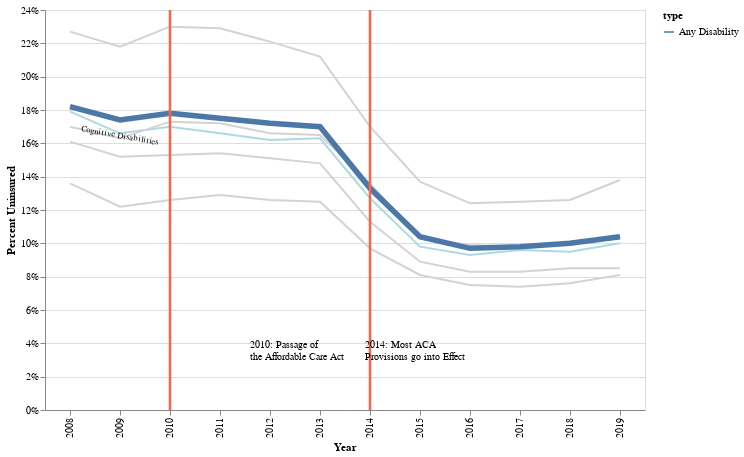

Source (notebook cell):
### Code cell
#visualization 1
highlight = alt.selection_single(on = 'mouseover', fields = ['type'], nearest = True)
color_condition = alt.condition(highlight, alt.Color('type:N'), alt.value('gray'))

nearest_val = alt.selection_single(on = 'mouseover', nearest = True, fields = ['year'], empty = 'none')
opacity_condition = alt.condition(nearest_val, alt.value(1.0), alt.value(0.0))
text_condition = alt.condition(nearest_val, alt.Text('pct_uninsured:Q'), alt.value(0.0))

aca_df = pd.DataFrame({'year': [2010]})
aca_effect_df = pd.DataFrame({'year': [2014]})

uninsured_rates = alt.Chart(disability_df).transform_filter(
    alt.datum.type == 'Any Disability'
).mark_line(
    strokeWidth = 5.5
).encode(
    x = alt.X('year:O', axis = alt.Axis(title = 'Year')), 
    y = alt.Y('pct_uninsured:Q', axis = alt.Axis(format = '%', title = 'Percent Uninsured')), 
    color = alt.Color('type:N')
)

cognitive_rate = alt.Chart(disability_df).transform_filter(
    alt.datum.type == 'Cognitive'
).mark_line().encode(
    x = alt.X('year:O'), 
    y = alt.Y('pct_uninsured:Q'), 
    color = alt.value('lightblue')
)


visual_rate = alt.Chart(disability_df).transform_filter(
    alt.datum.type == 'Visual'
).mark_line().encode(
    x = alt.X('year:O'), 
    y = alt.Y('pct_uninsured:Q'), 
    color = alt.value('lightgrey')
)

hearing_rate = alt.Chart(disability_df).transform_filter(
    alt.datum.type == 'Hearing'
).mark_line().encode(
    x = alt.X('year:O'), 
    y = alt.Y('pct_uninsured:Q'), 
    color = alt.value('lightgrey')
)

ambulatory_rate = alt.Chart(disability_df).transform_filter(
    alt.datum.type == 'Ambulatory'
).mark_line().encode(
    x = alt.X('year:O'), 
    y = alt.Y('pct_uninsured:Q'), 
    color = alt.value('lightgrey')
)

independent_living_rate = alt.Chart(disability_df).transform_filter(
    alt.datum.type == 'Independent Living'
).mark_line().encode(
    x = alt.X('year:O'), 
    y = alt.Y('pct_uninsured:Q'), 
    color = alt.value('lightgray')
)

aca_passage = alt.Chart(aca_df).mark_rule(
    color = 'tomato', 
    size = 2.5
).encode(
    x = alt.X('year:O')
)

aca_passage_text = alt.Chart(aca_df).mark_text(
    lineBreak = r'\n',
    text = r"2010: Passage of \nthe Affordable Care Act",
    align = 'left',
    fontSize = 10, 
    dy = 135, 
    dx = -95
)

aca_effect = alt.Chart(aca_effect_df).mark_rule(
    color = 'tomato', 
    size = 2.5
).encode(
    x = alt.X('year:O')
)

aca_effect_text = alt.Chart(aca_effect_df).mark_text(
    lineBreak = r'\n',
    text = r'2014: Most ACA \nProvisions go into Effect', 
    align = 'left',
    fontSize = 10, 
    dy = 135, 
    dx = 20
)


cognitive_label = alt.Chart({'values':[{'x': 2009, 'y': 0.165}]}).mark_text(
    text = 'Cognitive Disabilities', 
    angle = 10, 
    fontSize = 8.5 
).encode(
    x = 'x:O', 
    y = 'y:Q'
)

c1 = alt.layer(cognitive_rate, visual_rate, hearing_rate, 
               ambulatory_rate, independent_living_rate, uninsured_rates, 
               aca_passage, aca_effect, aca_passage_text, aca_effect_text, 
               cognitive_label
              ).properties(
                    width = 600, 
                    height = 400
)

c1

### Figure 1 — Vega-Lite specification as saved in the notebook (floating-point values rounded to 4 significant figures)
{"config": {"view": {"continuousWidth": 400, "continuousHeight": 300}}, "layer": [{"data": {"name": "data-cdaa457a6d4a29991b20a0b3fa44ae87"}, "mark": "line", "encoding": {"color": {"value": "lightblue"}, "x": {"field": "year", "type": "ordinal"}, "y": {"field": "pct_uninsured", "type": "quantitative"}}, "transform": [{"filter": "(datum.type === 'Cognitive')"}]}, {"data": {"name": "data-cdaa457a6d4a29991b20a0b3fa44ae87"}, "mark": "line", "encoding": {"color": {"value": "lightgrey"}, "x": {"field": "year", "type": "ordinal"}, "y": {"field": "pct_uninsured", "type": "quantitative"}}, "transform": [{"filter": "(datum.type === 'Visual')"}]}, {"data": {"name": "data-cdaa457a6d4a29991b20a0b3fa44ae87"}, "mark": "line", "encoding": {"color": {"value": "lightgrey"}, "x": {"field": "year", "type": "ordinal"}, "y": {"field": "pct_uninsured", "type": "quantitative"}}, "transform": [{"filter": "(datum.type === 'Hearing')"}]}, {"data": {"name": "data-cdaa457a6d4a29991b20a0b3fa44ae87"}, "mark": "line", "encoding": {"color": {"value": "lightgrey"}, "x": {"field": "year", "type": "ordinal"}, "y": {"field": "pct_uninsured", "type": "quantitative"}}, "transform": [{"filter": "(datum.type === 'Ambulatory')"}]}, {"data": {"name": "data-cdaa457a6d4a29991b20a0b3fa44ae87"}, "mark": "line", "encoding": {"color": {"value": "lightgray"}, "x": {"field": "year", "type": "ordinal"}, "y": {"field": "pct_uninsured", "type": "quantitative"}}, "transform": [{"filter": "(datum.type === 'Independent Living')"}]}, {"data": {"name": "data-cdaa457a6d4a29991b20a0b3fa44ae87"}, "mark": {"type": "line", "strokeWidth": 5.5}, "encoding": {"color": {"field": "type", "type": "nominal"}, "x": {"axis": {"title": "Year"}, "field": "year", "type": "ordinal"}, "y": {"axis": {"format": "%", "title": "Percent Uninsured"}, "field": "pct_uninsured", "type": "quantitative"}}, "transform": [{"filter": "(datum.type === 'Any Disability')"}]}, {"data": {"name": "data-962f2e8e7bcbf6a416e125be109601b9"}, "mark": {"type": "rule", "color": "tomato", "size": 2.5}, "encoding": {"x": {"field": "year", "type": "ordinal"}}}, {"data": {"name": "data-fbfe2440cea3351fbb8c5c6349791f37"}, "mark": {"type": "rule", "color": "tomato", "size": 2.5}, "encoding": {"x": {"field": "year", "type": "ordinal"}}}, {"data": {"name": "data-962f2e8e7bcbf6a416e125be109601b9"}, "mark": {"type": "text", "align": "left", "dx": -95, "dy": 135, "fontSize": 10, "lineBreak": "\\n", "text": "2010: Passage of \\nthe Affordable Care Act"}}, {"data": {"name": "data-fbfe2440cea3351fbb8c5c6349791f37"}, "mark": {"type": "text", "align": "left", "dx": 20, "dy": 135, "fontSize": 10, "lineBreak": "\\n", "text": "2014: Most ACA \\nProvisions go into Effect"}}, {"data": {"name": "data-0c51c9efa45c9549f8a31143b2b416e0"}, "mark": {"type": "text", "angle": 10, "fontSize": 8.5, "text": "Cognitive Disabilities"}, "encoding": {"x": {"field": "x", "type": "ordinal"}, "y": {"field": "y", "type": "quantitative"}}}], "height": 400, "width": 600, "$schema": "https://vega.github.io/schema/vega-lite/v4.17.0.json", "datasets": {"data-cdaa457a6d4a29991b20a0b3fa44ae87": [{"type": "No Disability", "Percent": 78.6, "MOE": 0.09, "Number": 125845300, "MOE.1": 240410, "Base Pop.": 160122800, "Sample Size": 1547305, "year": 2010, "pct_uninsured": 0.214}, {"type": "Any Disability", "Percent": 82.2, "MOE": 0.25, "Number": 15077300, "MOE.1": 105380, "Base Pop.": 18348600, "Sample Size": 182621, "year": 2010, "pct_uninsured": 0.178}, {"type": "Visual", "Percent": 77.0, "MOE": 0.67, "Number": 2367400, "MOE.1": 42650, "Base Pop.": 3074800, "Sample Size": 29462, "year": 2010, "pct_uninsured": 0.23}, {"type": "Hearing", "Percent": 82.7, "MOE": 0.54, "Number": 3187900, "MOE.1": 49420, "Base Pop.": 3855100, "Sample Size": 39602, "year": 2010, "pct_uninsured": 0.173}, {"type": "Ambulatory", "Percent": 84.7, "MOE": 0.32, "Number": 8256800, "MOE.1": 78880, "Base Pop.": 9746200, "Sample Size": 97115, "year": 2010, "pct_uninsured": 0.153}, {"type": "Cognitive", "Percent": 83.0, "MOE": 0.38, "Number": 6190100, "MOE.1": 68530, "Base Pop.": 7458800, "Sample Size": 71254, "year": 2010, "pct_uninsured": 0.17}, {"type": "Self-Care", "Percent": 88.1, "MOE": 0.49, "Number": 2966300, "MOE.1": 47690, "Base Pop.": 3366600, "Sample Size": 33289, "year": 2010, "pct_uninsured": 0.119}, {"type": "Independent Living", "Percent": 87.4, "MOE": 0.36, "Number": 5599200, "MOE.1": 65240, "Base Pop.": 6407600, "Sample Size": 63615, "year": 2010, "pct_uninsured": 0.126}, {"type": "No Disability", "Percent": 78.8, "MOE": 0.09, "Number": 126998300, "MOE.1": 241350, "Base Pop.": 161178900, "Sample Size": 1528273, "year": 2011, "pct_uninsured": 0.212}, {"type": "Any Disability", "Percent": 82.5, "MOE": 0.24, "Number": 15555000, "MOE.1": 106970, "Base Pop.": 18858600, "Sample Size": 198735, "year": 2011, "pct_uninsured": 0.175}, {"type": "Visual", "Percent": 77.1, "MOE": 0.65, "Number": 2496600, "MOE.1": 43790, "Base Pop.": 3237100, "Sample Size": 32553, "year": 2011, "pct_uninsured": 0.229}, {"type": "Hearing", "Percent": 82.8, "MOE": 0.53, "Number": 3260100, "MOE.1": 49980, "Base Pop.": 3935200, "Sample Size": 41460, "year": 2011, "pct_uninsured": 0.172}, {"type": "Ambulatory", "Percent": 84.6, "MOE": 0.32, "Number": 8435500, "MOE.1": 79710, "Base Pop.": 9969000, "Sample Size": 105576, "year": 2011, "pct_uninsured": 0.154}, {"type": "Cognitive", "Percent": 83.4, "MOE": 0.37, "Number": 6411100, "MOE.1": 69720, "Base Pop.": 7684000, "Sample Size": 81297, "year": 2011, "pct_uninsured": 0.166}, {"type": "Self-Care", "Percent": 87.8, "MOE": 0.49, "Number": 3094800, "MOE.1": 48710, "Base Pop.": 3525400, "Sample Size": 38393, "year": 2011, "pct_uninsured": 0.122}, {"type": "Independent Living", "Percent": 87.1, "MOE": 0.36, "Number": 5810200, "MOE.1": 66440, "Base Pop.": 6671300, "Sample Size": 72490, "year": 2011, "pct_uninsured": 0.129}, {"type": "No Disability", "Percent": 87.7, "MOE": 0.07, "Number": 144363400, "MOE.1": 234040, "Base Pop.": 164520200, "Sample Size": 1536835, "year": 2016, "pct_uninsured": 0.123}, {"type": "Any Disability", "Percent": 90.3, "MOE": 0.17, "Number": 18112700, "MOE.1": 108290, "Base Pop.": 20062500, "Sample Size": 198696, "year": 2016, "pct_uninsured": 0.097}, {"type": "Visual", "Percent": 87.6, "MOE": 0.44, "Number": 3326300, "MOE.1": 47520, "Base Pop.": 3798200, "Sample Size": 36727, "year": 2016, "pct_uninsured": 0.124}, {"type": "Hearing", "Percent": 90.1, "MOE": 0.39, "Number": 3544600, "MOE.1": 49030, "Base Pop.": 3934300, "Sample Size": 39416, "year": 2016, "pct_uninsured": 0.099}, {"type": "Ambulatory", "Percent": 91.7, "MOE": 0.23, "Number": 9197700, "MOE.1": 78280, "Base Pop.": 10027900, "Sample Size": 99215, "year": 2016, "pct_uninsured": 0.083}, {"type": "Cognitive", "Percent": 90.7, "MOE": 0.26, "Number": 7622800, "MOE.1": 71450, "Base Pop.": 8408200, "Sample Size": 81954, "year": 2016, "pct_uninsured": 0.093}, {"type": "Self-Care", "Percent": 93.0, "MOE": 0.35, "Number": 3326000, "MOE.1": 47510, "Base Pop.": 3575900, "Sample Size": 35973, "year": 2016, "pct_uninsured": 0.07}, {"type": "Independent Living", "Percent": 92.5, "MOE": 0.26, "Number": 6619200, "MOE.1": 66680, "Base Pop.": 7156600, "Sample Size": 71736, "year": 2016, "pct_uninsured": 0.075}, {"type": "No Disability", "Percent": 87.6, "MOE": 0.07, "Number": 145400200, "MOE.1": 234960, "Base Pop.": 165987300, "Sample Size": 1556444, "year": 2017, "pct_uninsured": 0.124}, {"type": "Any Disability", "Percent": 90.2, "MOE": 0.18, "Number": 17704000, "MOE.1": 107150, "Base Pop.": 19637200, "Sample Size": 195644, "year": 2017, "pct_uninsured": 0.098}, {"type": "Visual", "Percent": 87.5, "MOE": 0.45, "Number": 3248400, "MOE.1": 46960, "Base Pop.": 3714400, "Sample Size": 35356, "year": 2017, "pct_uninsured": 0.125}, {"type": "Hearing", "Percent": 90.2, "MOE": 0.4, "Number": 3468500, "MOE.1": 48510, "Base Pop.": 3847000, "Sample Size": 38791, "year": 2017, "pct_uninsured": 0.098}, {"type": "Ambulatory", "Percent": 91.7, "MOE": 0.23, "Number": 8804700, "MOE.1": 76650, "Base Pop.": 9604200, "Sample Size": 95270, "year": 2017, "pct_uninsured": 0.083}, {"type": "Cognitive", "Percent": 90.4, "MOE": 0.27, "Number": 7461900, "MOE.1": 70710, "Base Pop.": 8253300, "Sample Size": 81575, "year": 2017, "pct_uninsured": 0.096}, {"type": "Self-Care", "Percent": 93.2, "MOE": 0.36, "Number": 3206800, "MOE.1": 46660, "Base Pop.": 3442300, "Sample Size": 34887, "year": 2017, "pct_uninsured": 0.068}, {"type": "Independent Living", "Percent": 92.6, "MOE": 0.26, "Number": 6447500, "MOE.1": 65840, "Base Pop.": 6961300, "Sample Size": 70302, "year": 2017, "pct_uninsured": 0.074}, {"type": "No Disability", "Percent": 83.5, "MOE": 0.08, "Number": 136502800, "MOE.1": 231380, "Base Pop.": 163511000, "Sample Size": 1534915, "year": 2014, "pct_uninsured": 0.165}, {"type": "Any Disability", "Percent": 86.7, "MOE": 0.2, "Number": 17128900, "MOE.1": 105430, "Base Pop.": 19754700, "Sample Size": 200275, "year": 2014, "pct_uninsured": 0.133}, {"type": "Visual", "Percent": 83.0, "MOE": 0.51, "Number": 3066600, "MOE.1": 45640, "Base Pop.": 3692900, "Sample Size": 35984, "year": 2014, "pct_uninsured": 0.17}, {"type": "Hearing", "Percent": 86.4, "MOE": 0.45, "Number": 3438300, "MOE.1": 48300, "Base Pop.": 3980800, "Sample Size": 40685, "year": 2014, "pct_uninsured": 0.136}, {"type": "Ambulatory", "Percent": 88.7, "MOE": 0.26, "Number": 8970400, "MOE.1": 77320, "Base Pop.": 10116500, "Sample Size": 102763, "year": 2014, "pct_uninsured": 0.113}, {"type": "Cognitive", "Percent": 87.3, "MOE": 0.3, "Number": 7141500, "MOE.1": 69200, "Base Pop.": 8179900, "Sample Size": 82039, "year": 2014, "pct_uninsured": 0.127}, {"type": "Self-Care", "Percent": 90.7, "MOE": 0.4, "Number": 3215300, "MOE.1": 46720, "Base Pop.": 3545000, "Sample Size": 36737, "year": 2014, "pct_uninsured": 0.093}, {"type": "Independent Living", "Percent": 90.3, "MOE": 0.29, "Number": 6300000, "MOE.1": 65080, "Base Pop.": 6977300, "Sample Size": 71938, "year": 2014, "pct_uninsured": 0.097}, {"type": "No Disability", "Percent": 87.4, "MOE": 0.07, "Number": 145459100, "MOE.1": 235380, "Base Pop.": 166425000, "Sample Size": 1561181, "year": 2018, "pct_uninsured": 0.126}, {"type": "Any Disability", "Percent": 90.0, "MOE": 0.18, "Number": 17409500, "MOE.1": 106320, "Base Pop.": 19338800, "Sample Size": 191849, "year": 2018, "pct_uninsured": 0.1}, {"type": "Visual", "Percent": 87.4, "MOE": 0.45, "Number": 3231000, "MOE.1": 46840, "Base Pop.": 3698900, "Sample Size": 35040, "year": 2018, "pct_uninsured": 0.126}, {"type": "Hearing", "Percent": 89.9, "MOE": 0.4, "Number": 3413900, "MOE.1": 48130, "Base Pop.": 3797000, "Sample Size": 38053, "year": 2018, "pct_uninsured": 0.101}, {"type": "Ambulatory", "Percent": 91.5, "MOE": 0.24, "Number": 8498700, "MOE.1": 75350, "Base Pop.": 9285900, "Sample Size": 91438, "year": 2018, "pct_uninsured": 0.085}, {"type": "Cognitive", "Percent": 90.5, "MOE": 0.27, "Number": 7460300, "MOE.1": 70710, "Base Pop.": 8239400, "Sample Size": 80681, "year": 2018, "pct_uninsured": 0.095}, {"type": "Self-Care", "Percent": 92.9, "MOE": 0.37, "Number": 3142400, "MOE.1": 46200, "Base Pop.": 3382300, "Sample Size": 33672, "year": 2018, "pct_uninsured": 0.071}, {"type": "Independent Living", "Percent": 92.4, "MOE": 0.26, "Number": 6440200, "MOE.1": 65800, "Base Pop.": 6969100, "Sample Size": 69922, "year": 2018, "pct_uninsured": 0.076}, {"type": "No Disability", "Percent": 87.0, "MOE": 0.07, "Number": 144508600, "MOE.1": 235530, "Base Pop.": 166049800, "Sample Size": 1560321, "year": 2019, "pct_uninsured": 0.13}, {"type": "Any Disability", "Percent": 89.6, "MOE": 0.18, "Number": 17449200, "MOE.1": 106450, "Base Pop.": 19477300, "Sample Size": 193077, "year": 2019, "pct_uninsured": 0.104}, {"type": "Visual", "Percent": 86.2, "MOE": 0.47, "Number": 3129200, "MOE.1": 46100, "Base Pop.": 3631100, "Sample Size": 33995, "year": 2019, "pct_uninsured": 0.138}, {"type": "Hearing", "Percent": 89.6, "MOE": 0.41, "Number": 3423200, "MOE.1": 48200, "Base Pop.": 3819300, "Sample Size": 38157, "year": 2019, "pct_uninsured": 0.104}, {"type": "Ambulatory", "Percent": 91.5, "MOE": 0.24, "Number": 8387000, "MOE.1": 74870, "Base Pop.": 9163100, "Sample Size": 90286, "year": 2019, "pct_uninsured": 0.085}, {"type": "Cognitive", "Percent": 90.0, "MOE": 0.27, "Number": 7649500, "MOE.1": 71580, "Base Pop.": 8501100, "Sample Size": 83744, "year": 2019, "pct_uninsured": 0.1}, {"type": "Self-Care", "Percent": 93.2, "MOE": 0.36, "Number": 3151600, "MOE.1": 46270, "Base Pop.": 3382500, "Sample Size": 34044, "year": 2019, "pct_uninsured": 0.068}, {"type": "Independent Living", "Percent": 91.9, "MOE": 0.27, "Number": 6504100, "MOE.1": 66120, "Base Pop.": 7074200, "Sample Size": 71368, "year": 2019, "pct_uninsured": 0.081}, {"type": "No Disability", "Percent": 86.6, "MOE": 0.07, "Number": 142658600, "MOE.1": 233270, "Base Pop.": 164707900, "Sample Size": 1540991, "year": 2015, "pct_uninsured": 0.134}, {"type": "Any Disability", "Percent": 89.6, "MOE": 0.18, "Number": 17657500, "MOE.1": 106980, "Base Pop.": 19703800, "Sample Size": 198395, "year": 2015, "pct_uninsured": 0.104}, {"type": "Visual", "Percent": 86.3, "MOE": 0.47, "Number": 3136000, "MOE.1": 46150, "Base Pop.": 3633200, "Sample Size": 35287, "year": 2015, "pct_uninsured": 0.137}, {"type": "Hearing", "Percent": 89.7, "MOE": 0.4, "Number": 3476800, "MOE.1": 48570, "Base Pop.": 3875800, "Sample Size": 39826, "year": 2015, "pct_uninsured": 0.103}, {"type": "Ambulatory", "Percent": 91.1, "MOE": 0.24, "Number": 9100200, "MOE.1": 77870, "Base Pop.": 9989000, "Sample Size": 100725, "year": 2015, "pct_uninsured": 0.089}, {"type": "Cognitive", "Percent": 90.2, "MOE": 0.27, "Number": 7435000, "MOE.1": 70580, "Base Pop.": 8245400, "Sample Size": 81971, "year": 2015, "pct_uninsured": 0.098}, {"type": "Self-Care", "Percent": 92.6, "MOE": 0.36, "Number": 3294200, "MOE.1": 47290, "Base Pop.": 3556300, "Sample Size": 36465, "year": 2015, "pct_uninsured": 0.074}, {"type": "Independent Living", "Percent": 91.9, "MOE": 0.27, "Number": 6429800, "MOE.1": 65740, "Base Pop.": 6993100, "Sample Size": 71602, "year": 2015, "pct_uninsured": 0.081}, {"type": "No Disability", "Percent": 80.5, "MOE": 0.09, "Number": 126441100, "MOE.1": 253200, "Base Pop.": 157055300, "Sample Size": 1514867, "year": 2008, "pct_uninsured": 0.195}, {"type": "Any Disability", "Percent": 81.8, "MOE": 0.27, "Number": 14982100, "MOE.1": 111190, "Base Pop.": 18312900, "Sample Size": 178808, "year": 2008, "pct_uninsured": 0.182}, {"type": "Visual", "Percent": 77.3, "MOE": 0.68, "Number": 2560600, "MOE.1": 46950, "Base Pop.": 3314200, "Sample Size": 30434, "year": 2008, "pct_uninsured": 0.227}, {"type": "Hearing", "Percent": 83.0, "MOE": 0.55, "Number": 3310600, "MOE.1": 53310, "Base Pop.": 3990400, "Sample Size": 40827, "year": 2008, "pct_uninsured": 0.17}, {"type": "Ambulatory", "Percent": 83.9, "MOE": 0.35, "Number": 7968400, "MOE.1": 82070, "Base Pop.": 9498200, "Sample Size": 93756, "year": 2008, "pct_uninsured": 0.161}, {"type": "Cognitive", "Percent": 82.1, "MOE": 0.42, "Number": 5926000, "MOE.1": 71020, "Base Pop.": 7213700, "Sample Size": 67209, "year": 2008, "pct_uninsured": 0.179}, {"type": "Self-Care", "Percent": 86.8, "MOE": 0.55, "Number": 2814100, "MOE.1": 49190, "Base Pop.": 3240900, "Sample Size": 31133, "year": 2008, "pct_uninsured": 0.132}, {"type": "Independent Living", "Percent": 86.4, "MOE": 0.4, "Number": 5431700, "MOE.1": 68050, "Base Pop.": 6289600, "Sample Size": 60862, "year": 2008, "pct_uninsured": 0.136}, {"type": "No Disability", "Percent": 79.1, "MOE": 0.08, "Number": 128244900, "MOE.1": 228080, "Base Pop.": 162107000, "Sample Size": 1532753, "year": 2012, "pct_uninsured": 0.209}, {"type": "Any Disability", "Percent": 82.8, "MOE": 0.23, "Number": 15635800, "MOE.1": 100940, "Base Pop.": 18890100, "Sample Size": 194574, "year": 2012, "pct_uninsured": 0.172}, {"type": "Visual", "Percent": 77.9, "MOE": 0.6, "Number": 2560100, "MOE.1": 41730, "Base Pop.": 3286100, "Sample Size": 32021, "year": 2012, "pct_uninsured": 0.221}, {"type": "Hearing", "Percent": 83.4, "MOE": 0.5, "Number": 3218500, "MOE.1": 46740, "Base Pop.": 3857100, "Sample Size": 40210, "year": 2012, "pct_uninsured": 0.166}, {"type": "Ambulatory", "Percent": 84.9, "MOE": 0.3, "Number": 8398000, "MOE.1": 74870, "Base Pop.": 9888800, "Sample Size": 102232, "year": 2012, "pct_uninsured": 0.151}, {"type": "Cognitive", "Percent": 83.8, "MOE": 0.35, "Number": 6494100, "MOE.1": 66040, "Base Pop.": 7748800, "Sample Size": 79991, "year": 2012, "pct_uninsured": 0.162}, {"type": "Self-Care", "Percent": 88.3, "MOE": 0.45, "Number": 3086400, "MOE.1": 45780, "Base Pop.": 3493800, "Sample Size": 37072, "year": 2012, "pct_uninsured": 0.117}, {"type": "Independent Living", "Percent": 87.4, "MOE": 0.34, "Number": 5871700, "MOE.1": 62860, "Base Pop.": 6719800, "Sample Size": 71279, "year": 2012, "pct_uninsured": 0.126}, {"type": "No Disability", "Percent": 79.4, "MOE": 0.08, "Number": 128919600, "MOE.1": 228820, "Base Pop.": 162331700, "Sample Size": 1542890, "year": 2013, "pct_uninsured": 0.206}, {"type": "Any Disability", "Percent": 83.0, "MOE": 0.22, "Number": 16280000, "MOE.1": 102910, "Base Pop.": 19618200, "Sample Size": 199997, "year": 2013, "pct_uninsured": 0.17}, {"type": "Visual", "Percent": 78.8, "MOE": 0.56, "Number": 2891300, "MOE.1": 44330, "Base Pop.": 3667200, "Sample Size": 36026, "year": 2013, "pct_uninsured": 0.212}, {"type": "Hearing", "Percent": 83.5, "MOE": 0.49, "Number": 3333500, "MOE.1": 47560, "Base Pop.": 3992400, "Sample Size": 41246, "year": 2013, "pct_uninsured": 0.165}, {"type": "Ambulatory", "Percent": 85.2, "MOE": 0.29, "Number": 8615100, "MOE.1": 75810, "Base Pop.": 10111000, "Sample Size": 102813, "year": 2013, "pct_uninsured": 0.148}, {"type": "Cognitive", "Percent": 83.7, "MOE": 0.34, "Number": 6648900, "MOE.1": 66810, "Base Pop.": 7948200, "Sample Size": 80369, "year": 2013, "pct_uninsured": 0.163}, {"type": "Self-Care", "Percent": 88.2, "MOE": 0.45, "Number": 3104500, "MOE.1": 45920, "Base Pop.": 3521100, "Sample Size": 36431, "year": 2013, "pct_uninsured": 0.118}, {"type": "Independent Living", "Percent": 87.5, "MOE": 0.33, "Number": 5959600, "MOE.1": 63330, "Base Pop.": 6811600, "Sample Size": 70467, "year": 2013, "pct_uninsured": 0.125}, {"type": "No Disability", "Percent": 79.5, "MOE": 0.07, "Number": 126146700, "MOE.1": 183430, "Base Pop.": 158622200, "Sample Size": 1528114, "year": 2009, "pct_uninsured": 0.205}, {"type": "Any Disability", "Percent": 82.6, "MOE": 0.19, "Number": 15190400, "MOE.1": 80850, "Base Pop.": 18382600, "Sample Size": 181131, "year": 2009, "pct_uninsured": 0.174}, {"type": "Visual", "Percent": 78.2, "MOE": 0.49, "Number": 2469900, "MOE.1": 33310, "Base Pop.": 3156700, "Sample Size": 29607, "year": 2009, "pct_uninsured": 0.218}, {"type": "Hearing", "Percent": 83.7, "MOE": 0.4, "Number": 3206000, "MOE.1": 37900, "Base Pop.": 3829400, "Sample Size": 39569, "year": 2009, "pct_uninsured": 0.163}, {"type": "Ambulatory", "Percent": 84.8, "MOE": 0.24, "Number": 8263900, "MOE.1": 60340, "Base Pop.": 9739500, "Sample Size": 96738, "year": 2009, "pct_uninsured": 0.152}, {"type": "Cognitive", "Percent": 83.4, "MOE": 0.29, "Number": 6157800, "MOE.1": 52270, "Base Pop.": 7385200, "Sample Size": 69278, "year": 2009, "pct_uninsured": 0.166}, {"type": "Self-Care", "Percent": 88.1, "MOE": 0.38, "Number": 2913100, "MOE.1": 36140, "Base Pop.": 3307500, "Sample Size": 32116, "year": 2009, "pct_uninsured": 0.119}, {"type": "Independent Living", "Percent": 87.8, "MOE": 0.28, "Number": 5555100, "MOE.1": 49690, "Base Pop.": 6324100, "Sample Size": 61949, "year": 2009, "pct_uninsured": 0.122}], "data-962f2e8e7bcbf6a416e125be109601b9": [{"year": 2010}], "data-fbfe2440cea3351fbb8c5c6349791f37": [{"year": 2014}], "data-0c51c9efa45c9549f8a31143b2b416e0": [{"x": 2009, "y": 0.165}]}}
